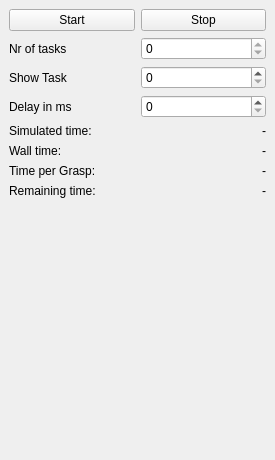
<?xml version="1.0" encoding="UTF-8"?>
<ui version="4.0">
 <class>SimTemplatePlugin</class>
 <widget class="QDockWidget" name="SimTemplatePlugin">
  <property name="geometry">
   <rect>
    <x>0</x>
    <y>0</y>
    <width>275</width>
    <height>460</height>
   </rect>
  </property>
  <property name="windowTitle">
   <string>DockWidget</string>
  </property>
  <widget class="QWidget" name="dockWidgetContents">
   <layout class="QVBoxLayout" name="verticalLayout_2">
    <item>
     <layout class="QVBoxLayout" name="verticalLayout">
      <item>
       <layout class="QGridLayout" name="gridLayout">
        <item row="1" column="0">
         <widget class="QPushButton" name="_startBtn">
          <property name="text">
           <string>Start</string>
          </property>
         </widget>
        </item>
        <item row="1" column="1">
         <widget class="QPushButton" name="_stopBtn">
          <property name="text">
           <string>Stop</string>
          </property>
         </widget>
        </item>
       </layout>
      </item>
      <item>
       <layout class="QGridLayout" name="gridLayout_2">
        <item row="0" column="1">
         <widget class="QSpinBox" name="_nrTaskSpinBox">
          <property name="readOnly">
           <bool>true</bool>
          </property>
         </widget>
        </item>
        <item row="0" column="0">
         <widget class="QLabel" name="label_2">
          <property name="text">
           <string>Nr of tasks</string>
          </property>
         </widget>
        </item>
        <item row="1" column="0">
         <widget class="QLabel" name="label_3">
          <property name="text">
           <string>Show Task</string>
          </property>
         </widget>
        </item>
        <item row="1" column="1">
         <widget class="QSpinBox" name="_showTaskSpinBox"/>
        </item>
        <item row="2" column="1">
         <widget class="QSpinBox" name="_delaySpin">
          <property name="maximum">
           <number>10000</number>
          </property>
         </widget>
        </item>
        <item row="2" column="0">
         <widget class="QLabel" name="label_4">
          <property name="text">
           <string>Delay in ms</string>
          </property>
         </widget>
        </item>
       </layout>
      </item>
      <item>
       <layout class="QHBoxLayout" name="horizontalLayout"/>
      </item>
      <item>
       <layout class="QFormLayout" name="formLayout">
        <item row="0" column="0">
         <widget class="QLabel" name="label_5">
          <property name="text">
           <string>Simulated time:</string>
          </property>
         </widget>
        </item>
        <item row="0" column="1">
         <widget class="QLabel" name="_simTimeLbl">
          <property name="text">
           <string>-</string>
          </property>
          <property name="alignment">
           <set>Qt::AlignRight|Qt::AlignTrailing|Qt::AlignVCenter</set>
          </property>
         </widget>
        </item>
        <item row="1" column="0">
         <widget class="QLabel" name="label_7">
          <property name="text">
           <string>Wall time:</string>
          </property>
         </widget>
        </item>
        <item row="1" column="1">
         <widget class="QLabel" name="_wallTimeLbl">
          <property name="text">
           <string>-</string>
          </property>
          <property name="alignment">
           <set>Qt::AlignRight|Qt::AlignTrailing|Qt::AlignVCenter</set>
          </property>
         </widget>
        </item>
        <item row="2" column="0">
         <widget class="QLabel" name="label_6">
          <property name="text">
           <string>Time per Grasp:</string>
          </property>
         </widget>
        </item>
        <item row="2" column="1">
         <widget class="QLabel" name="_timePerGraspLbl">
          <property name="text">
           <string>-</string>
          </property>
          <property name="alignment">
           <set>Qt::AlignRight|Qt::AlignTrailing|Qt::AlignVCenter</set>
          </property>
         </widget>
        </item>
        <item row="3" column="0">
         <widget class="QLabel" name="label_8">
          <property name="text">
           <string>Remaining time:</string>
          </property>
         </widget>
        </item>
        <item row="3" column="1">
         <widget class="QLabel" name="_timeToFinishLbl">
          <property name="text">
           <string>-</string>
          </property>
          <property name="alignment">
           <set>Qt::AlignRight|Qt::AlignTrailing|Qt::AlignVCenter</set>
          </property>
         </widget>
        </item>
       </layout>
      </item>
      <item>
       <spacer name="verticalSpacer">
        <property name="orientation">
         <enum>Qt::Vertical</enum>
        </property>
        <property name="sizeHint" stdset="0">
         <size>
          <width>20</width>
          <height>40</height>
         </size>
        </property>
       </spacer>
      </item>
     </layout>
    </item>
   </layout>
  </widget>
 </widget>
 <resources/>
 <connections/>
</ui>
